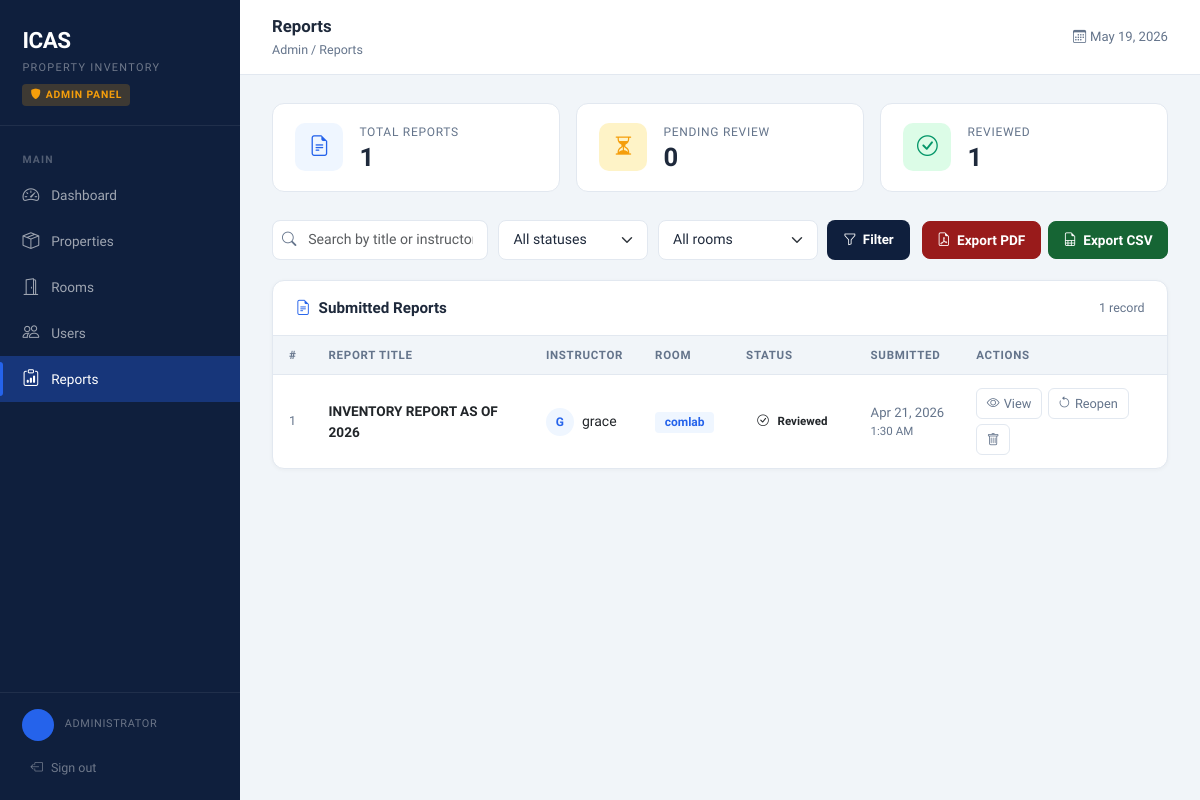
Page /admin/reports.php (signed in) on the earlier database version.
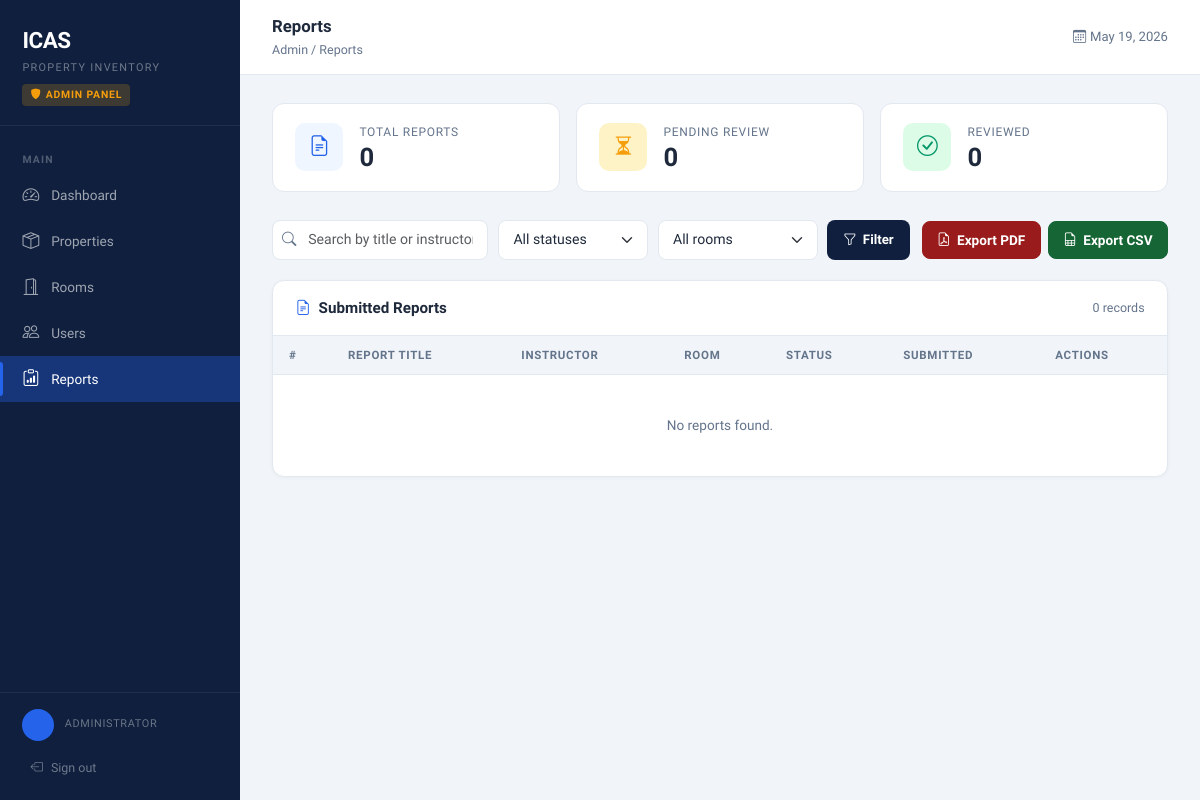
Same page on the later database version.
### tables this page shows
CREATE TABLE `reports` (
  `id` int(11) NOT NULL,
  `instructor_id` int(11) NOT NULL,
  `room_id` int(11) NOT NULL,
  `title` varchar(200) DEFAULT NULL,
  `status` enum('pending','reviewed') DEFAULT 'pending',
  `submitted_at` timestamp NOT NULL DEFAULT current_timestamp()
);

CREATE TABLE `users` (
  `id` int(11) NOT NULL,
  `full_name` varchar(100) NOT NULL,
  `email` varchar(100) NOT NULL,
  `password_hash` varchar(255) NOT NULL,
  `role` enum('admin','instructor') NOT NULL,
  `created_at` timestamp NOT NULL DEFAULT current_timestamp()
);

CREATE TABLE `rooms` (
  `id` int(11) NOT NULL,
  `room_name` varchar(100) NOT NULL,
  `location` varchar(100) DEFAULT NULL,
  `description` text DEFAULT NULL
);

### admin/reports.php (the view, shortened to what the changed rows need)
<?php
require_once '../config/db.php';
require_once '../includes/admin_layout.php';
$where  = [];
$params = [];
$where_sql = $where ? 'WHERE ' . implode(' AND ', $where) : '';
$reports_stmt = $pdo->prepare("
    SELECT r.*, u.full_name AS instructor_name, ro.room_name
    FROM reports r
    JOIN users u  ON r.instructor_id = u.id
    JOIN rooms ro ON r.room_id = ro.id
    $where_sql
    ORDER BY CASE r.status WHEN 'pending' THEN 0 ELSE 1 END, r.submitted_at DESC
");
$reports_stmt->execute($params);
$reports = $reports_stmt->fetchAll();
$total_reports  = $pdo->query("SELECT COUNT(*) FROM reports")->fetchColumn();
$reviewed_count = $pdo->query("SELECT COUNT(*) FROM reports WHERE status='reviewed'")->fetchColumn();
open_layout('Reports');
?>
<div style="display:grid;grid-template-columns:repeat(auto-fit,minmax(160px,1fr));gap:1rem;margin-bottom:1.75rem;">
  <div class="stat-card">
    <div><div class="stat-label">Total Reports</div><div class="stat-value"><?= number_format($total_reports) ?></div></div>
  </div>
  <div class="stat-card">
    <div><div class="stat-label">Reviewed</div><div class="stat-value"><?= number_format($reviewed_count) ?></div></div>
  </div>
</div>
<div class="card">
  <div class="card-header-custom">
    <h5><i class="bi bi-file-earmark-text me-2" style="color:var(--blue)"></i>Submitted Reports</h5>
    <span style="font-size:.78rem;color:var(--muted)"><?= count($reports) ?> record<?= count($reports) !== 1 ? 's' : '' ?></span>
  </div>
  <div style="overflow-x:auto;">
    <table class="table-custom">
      <thead>
        <tr>
          <th>#</th>
          <th>Report Title</th>
          <th>Instructor</th>
          <th>Room</th>
          <th>Status</th>
          <th>Submitted</th>
          <th>Actions</th>
        </tr>
      </thead>
      <tbody>
        <?php if (empty($reports)): ?>
          <tr>
            <td colspan="7" style="text-align:center;color:var(--muted);padding:2.5rem;">
              No reports found.
            </td>
          </tr>
        <?php else: ?>
          <?php foreach ($reports as $i => $rpt): ?>
          <tr style="<?= $rpt['status'] === 'pending' ? 'background:#fffbf0;' : '' ?>">
            <td style="color:var(--muted);font-size:.78rem"><?= $i + 1 ?></td>
            <td style="font-weight:600;max-width:260px;"><?= htmlspecialchars($rpt['title']) ?></td>
            <td>
              <div style="display:flex;align-items:center;gap:.5rem;">
                <div style="width:28px;height:28px;background:var(--blue-soft);border-radius:50%;
                            display:flex;align-items:center;justify-content:center;
                            font-size:.75rem;font-weight:700;color:var(--blue);flex-shrink:0;">
                  <?= strtoupper(substr($rpt['instructor_name'], 0, 1)) ?>
                </div>
                <span style="font-size:.875rem"><?= htmlspecialchars($rpt['instructor_name']) ?></span>
              </div>
            </td>
            <td>
              <span style="background:var(--blue-soft);color:var(--blue);padding:.2rem .6rem;
                           border-radius:4px;font-size:.75rem;font-weight:600;">
                <?= htmlspecialchars($rpt['room_name']) ?>
              </span>
            </td>
            <td>
              <?php if ($rpt['status'] === 'pending'): ?>
                <span class="badge-pill badge-pending"><i class="bi bi-hourglass-split me-1"></i>Pending</span>
              <?php else: ?>
                <span class="badge-pill badge-reviewed"><i class="bi bi-check-circle me-1"></i>Reviewed</span>
              <?php endif; ?>
            </td>
            <td style="color:var(--muted);font-size:.82rem;white-space:nowrap;">
              <?= date('M j, Y', strtotime($rpt['submitted_at'])) ?>
              <div style="font-size:.72rem;"><?= date('g:i A', strtotime($rpt['submitted_at'])) ?></div>
            </td>
            <td>
              <div style="display:flex;gap:.35rem;flex-wrap:wrap;">
                <button class="btn-sm-action"
                        onclick="openViewModal(<?= htmlspecialchars(json_encode($rpt)) ?>)">
                  <i class="bi bi-eye"></i> View
                </button>
                <?php if ($rpt['status'] === 'pending'): ?>
                  <form method="POST" style="margin:0">
                    <input type="hidden" name="action" value="mark_reviewed">
                    <input type="hidden" name="report_id" value="<?= $rpt['id'] ?>">
                    <button type="submit" class="btn-sm-action" style="color:#166534;">
                      <i class="bi bi-check-lg"></i> Mark Reviewed
                    </button>
                  </form>
                <?php else: ?>
                  <form method="POST" style="margin:0">
                    <button type="submit" class="btn-sm-action">
                      <i class="bi bi-arrow-counterclockwise"></i> Reopen
                    </button>
                  </form>
                <?php endif; ?>
                <button class="btn-sm-action danger"
                        onclick="openDeleteModal(<?= $rpt['id'] ?>, '<?= htmlspecialchars(addslashes($rpt['title'])) ?>')">
                  <i class="bi bi-trash"></i>
                </button>
              </div>
            </td>
          </tr>
          <?php endforeach; ?>
        <?php endif; ?>
      </tbody>
    </table>
  </div>
</div>
<?php close_layout(); ?>

### includes/admin_layout.php (shortened to what the changed rows need)
<?php
function open_layout(string $page_title): void
{
    $nav_items = [
        ['href' => 'dashboard.php',  'icon' => 'bi-speedometer2',   'label' => 'Dashboard'],
        ['href' => 'properties.php', 'icon' => 'bi-box-seam',       'label' => 'Properties'],
        ['href' => 'rooms.php',      'icon' => 'bi-door-open',      'label' => 'Rooms'],
        ['href' => 'users.php',      'icon' => 'bi-people',         'label' => 'Users'],
        ['href' => 'reports.php',    'icon' => 'bi-clipboard-data', 'label' => 'Reports'],
    ];
    $current = basename($_SERVER['PHP_SELF']);
    ?>
<!DOCTYPE html>
<html lang="en">
<head>
  <link href="https://cdn.jsdelivr.net/npm/bootstrap@5.3.2/dist/css/bootstrap.min.css" rel="stylesheet">
  <link href="https://cdn.jsdelivr.net/npm/bootstrap-icons@1.11.3/font/bootstrap-icons.css" rel="stylesheet">
</head>
<body>
<aside class="sidebar" id="sidebar">
  <nav class="sidebar-nav">
    <div class="nav-section-label">Main</div>
    <?php foreach ($nav_items as $item): ?>
      <a href="<?= $item['href'] ?>" class="nav-link <?= $current === $item['href'] ? 'active' : '' ?>">
        <i class="bi <?= $item['icon'] ?>"></i>
        <?= $item['label'] ?>
      </a>
    <?php endforeach; ?>
  </nav>
</aside>
<div class="main-content">
  <div class="page-body">
<?php
}
function close_layout(): void
{
    ?>
  </div>
</div>
</body>
</html>
<?php
}
?>

Differences in the rows shown:
removed reports: title "INVENTORY REPORT AS OF 2026", instructor.full_name "G", instructor.full_name "grace", room.room_name "comlab", status "reviewed" (drawn), submitted_at "Apr 21, 2026", submitted_at "1:30 AM"
Other differences:
$total_reports: "1" → "0"
$reviewed_count: "1" → "0"
count($reports): "1" → "0"
text now shown: "s No reports found."
